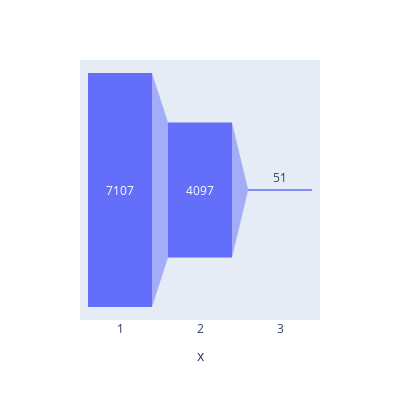

Here is the notebook cell this chart was saved with:
### Code cell
import plotly.express as px
fig = px.funnel(y=fear_agg['tweet.retweet_count'].values, x=fear_agg['fear_bin'].values,width=400, height=400)
fig.show()

### Figure 1 — Plotly figure (JSON) as saved in the notebook; plotly's stock layout.template omitted (floating-point values rounded to 4 significant figures)
{"data": [{"hovertemplate": "x=%{x}<br>y=%{y}<extra></extra>", "legendgroup": "", "marker": {"color": "#636efa"}, "name": "", "orientation": "v", "showlegend": false, "type": "funnel", "x": [1, 2, 3], "xaxis": "x", "y": [7107, 4097, 51], "yaxis": "y"}], "layout": {"height": 400, "legend": {"tracegroupgap": 0}, "margin": {"t": 60}, "width": 400, "xaxis": {"anchor": "y", "domain": [0, 1], "title": {"text": "x"}}, "yaxis": {"anchor": "x", "domain": [0, 1], "title": {"text": "y"}}}}
